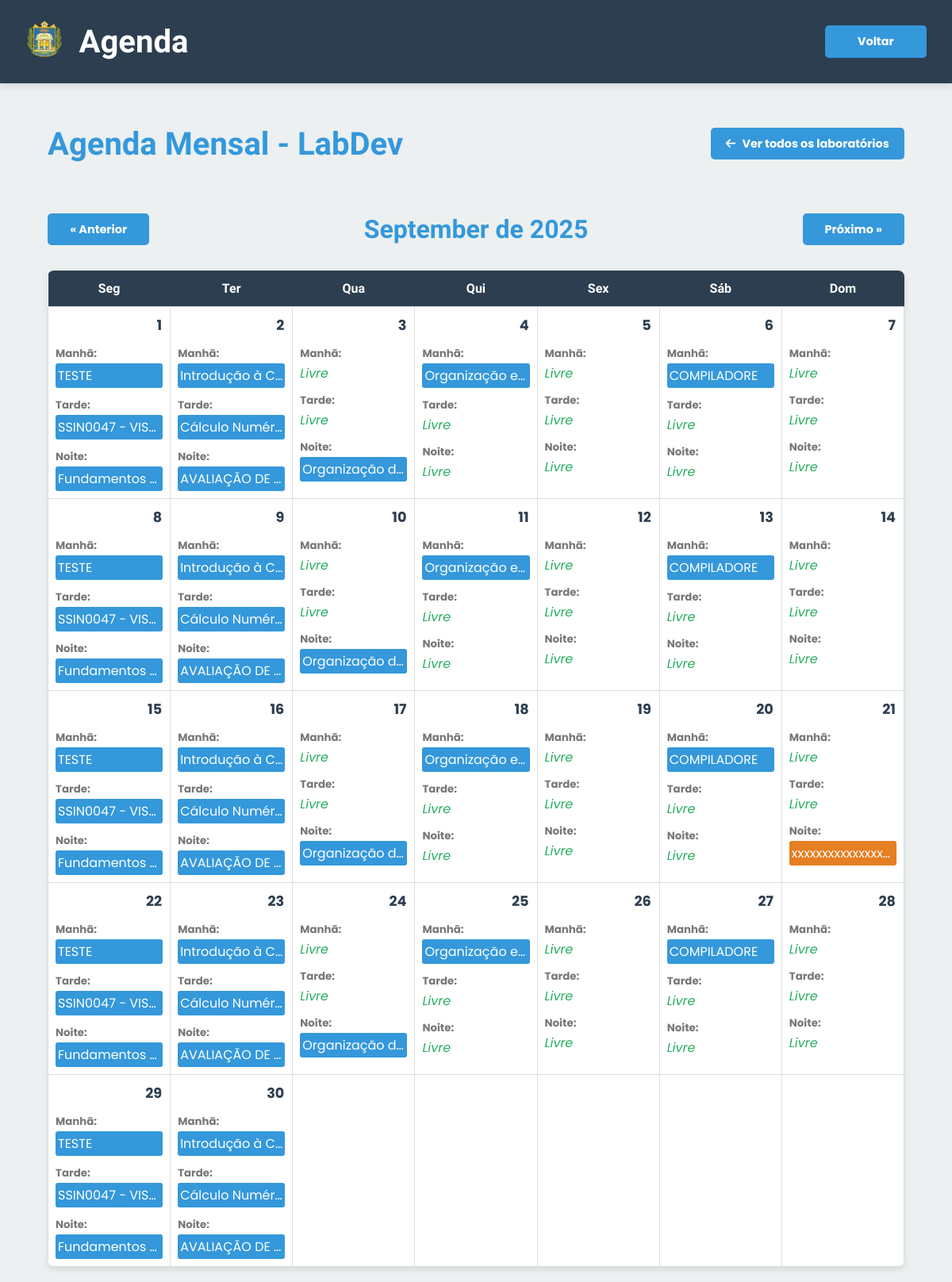
The page /agenda.php?lab_id=7 on the database its author committed.
### tables this page shows
CREATE TABLE `laboratorios` (
  `id` int(11) NOT NULL,
  `nome` varchar(100) NOT NULL,
  `capacidade` int(11) DEFAULT NULL,
  `numero` varchar(255) NOT NULL,
  `projetor` tinyint(1) NOT NULL DEFAULT 0,
  `localizacao` varchar(255) DEFAULT NULL,
  `foto_url` varchar(255) DEFAULT NULL
);

CREATE TABLE `aulas` (
  `id` int(11) NOT NULL,
  `disciplina` varchar(100) NOT NULL,
  `professor_id` int(11) DEFAULT NULL,
  `laboratorio_id` int(11) DEFAULT NULL,
  `turno` varchar(50) NOT NULL,
  `dia_semana` varchar(50) NOT NULL,
  `semestre` varchar(10) DEFAULT NULL,
  `data_inicio` date DEFAULT NULL,
  `data_fim` date DEFAULT NULL,
  `status` enum('ativa','arquivada') NOT NULL DEFAULT 'ativa'
);

CREATE TABLE `agendamentos` (
  `id` int(11) NOT NULL,
  `nome` varchar(100) NOT NULL,
  `matricula` varchar(50) NOT NULL,
  `email` varchar(100) NOT NULL,
  `telefone` varchar(20) DEFAULT NULL,
  `laboratorio_id` int(11) NOT NULL,
  `dia` date NOT NULL,
  `turno` enum('manhã','tarde','noite') NOT NULL,
  `motivo` text DEFAULT NULL,
  `status` enum('pendente','aprovado','rejeitado') DEFAULT 'pendente',
  `criado_em` timestamp NOT NULL DEFAULT current_timestamp()
);

### agenda.php (the view, shortened to what this page needs)
<?php
require_once "db.php";
$lab_id = isset($_GET['lab_id']) ? intval($_GET['lab_id']) : null;
$lab_selecionado = null;
$mes = isset($_GET['mes']) ? intval($_GET['mes']) : date('m');
$ano = isset($_GET['ano']) ? intval($_GET['ano']) : date('Y');
$eventos_mes = [];
if ($lab_id) {
    $stmt = $conexao->prepare("SELECT * FROM laboratorios WHERE id = ?");
    $stmt->execute([$lab_id]);
    $lab_selecionado = $stmt->fetch(PDO::FETCH_ASSOC);
    $primeiro_dia_mes = new DateTime("$ano-$mes-01");
    $ultimo_dia_mes = new DateTime($primeiro_dia_mes->format('Y-m-t'));
    $sql_agendamentos = "SELECT dia, turno, motivo FROM agendamentos WHERE laboratorio_id = ? AND status = 'aprovado' AND dia BETWEEN ? AND ?";
    $stmt_agendamentos = $conexao->prepare($sql_agendamentos);
    $stmt_agendamentos->execute([$lab_id, $primeiro_dia_mes->format('Y-m-d'), $ultimo_dia_mes->format('Y-m-d')]);
    $agendamentos = $stmt_agendamentos->fetchAll(PDO::FETCH_ASSOC);
    foreach ($agendamentos as $ag) {
        $dia = (new DateTime($ag['dia']))->format('j');
        $eventos_mes[$dia][$ag['turno']] = "<span class='evento agendamento'>" . htmlspecialchars($ag['motivo']) . "</span>";
    }
    $dias_semana_map = ['segunda' => 1, 'terça' => 2, 'quarta' => 3, 'quinta' => 4, 'sexta' => 5, 'sábado' => 6, 'domingo' => 7];
    $sql_aulas = "SELECT dia_semana, turno, disciplina FROM aulas WHERE laboratorio_id = ? AND status = 'ativa'";
    $stmt_aulas = $conexao->prepare($sql_aulas);
    $stmt_aulas->execute([$lab_id]);
    $aulas = $stmt_aulas->fetchAll(PDO::FETCH_ASSOC);
    $dia_corrente = clone $primeiro_dia_mes;
    while ($dia_corrente <= $ultimo_dia_mes) {
        $dia_semana_num = $dia_corrente->format('N');
        $dia_do_mes = $dia_corrente->format('j');
        foreach ($aulas as $aula) {
            if ($dias_semana_map[$aula['dia_semana']] == $dia_semana_num) {
                if (!isset($eventos_mes[$dia_do_mes][$aula['turno']])) {
                    $eventos_mes[$dia_do_mes][$aula['turno']] = "<span class='evento aula'>" . htmlspecialchars($aula['disciplina']) . "</span>";
                }
            }
        }
        $dia_corrente->modify('+1 day');
    }
}
$labs = $conexao->query("SELECT * FROM laboratorios ORDER BY numero")->fetchAll(PDO::FETCH_ASSOC);
function gerar_calendario($mes, $ano, $eventos, $lab_id) {
    $primeiro_dia = new DateTime("$ano-$mes-01");
    $dias_no_mes = (int)$primeiro_dia->format('t');
    $dia_semana_inicio = (int)$primeiro_dia->format('N');
    $nome_mes = utf8_encode(strftime('%B', $primeiro_dia->getTimestamp()));
    $mes_anterior = $mes == 1 ? 12 : $mes - 1;
    $ano_anterior = $mes == 1 ? $ano - 1 : $ano;
    $mes_seguinte = $mes == 12 ? 1 : $mes + 1;
    $ano_seguinte = $mes == 12 ? $ano + 1 : $ano;
    $html = "<div class='calendario-header'>";
    $html .= "<a href='?lab_id=$lab_id&mes=$mes_anterior&ano=$ano_anterior' class='btn'>&laquo; Anterior</a>";
    $html .= "<h2>" . ucfirst($nome_mes) . " de $ano</h2>";
    $html .= "<a href='?lab_id=$lab_id&mes=$mes_seguinte&ano=$ano_seguinte' class='btn'>Próximo &raquo;</a>";
    $html .= "</div>";
    $html .= "<table class='calendario-table'>";
    $html .= "<tr><th>Seg</th><th>Ter</th><th>Qua</th><th>Qui</th><th>Sex</th><th>Sáb</th><th>Dom</th></tr>";
    $html .= "<tr>";
    $html .= str_repeat('<td></td>', $dia_semana_inicio - 1);
    for ($dia = 1; $dia <= $dias_no_mes; $dia++) {
        $dia_semana_atual = ($dia_semana_inicio + $dia - 2) % 7 + 1;
        $html .= "<td class='dia'>";
        $html .= "<div class='dia-numero'>$dia</div>";
        $html .= "<div class='eventos'>";
        $html .= "<div class='turno manhã'>";
        $html .= "<small>Manhã:</small> ";
        $html .= $eventos[$dia]['manhã'] ?? '<span class="livre">Livre</span>';
        $html .= "</div>";
        $html .= "<div class='turno tarde'>";
        $html .= "<small>Tarde:</small> ";
        $html .= $eventos[$dia]['tarde'] ?? '<span class="livre">Livre</span>';
        $html .= "</div>";
        $html .= "<div class='turno noite'>";
        $html .= "<small>Noite:</small> ";
        $html .= $eventos[$dia]['noite'] ?? '<span class="livre">Livre</span>';
        $html .= "</div>";
        $html .= "</div></td>";
        if ($dia_semana_atual == 7 && $dia < $dias_no_mes) {
            $html .= "</tr><tr>";
        }
    }
    if ($dia_semana_atual != 7) {
        $html .= str_repeat('<td></td>', 7 - $dia_semana_atual);
    }
    $html .= "</tr></table>";
    return $html;
}
?>
<!DOCTYPE html>
<html lang="pt-br">
<head>
  <link rel="stylesheet" href="css/style.css?v=1.1">
  <link rel="stylesheet" href="https://cdnjs.cloudflare.com/ajax/libs/font-awesome/6.4.0/css/all.min.css">
</head>
<body>
  <div class="header">
    <div style="display: flex; align-items: center; gap: 20px;">
        <a href="index.php"><img src="img/logo.png" alt="Logo" style="height: 50px;"></a>
        <h1 style="margin: 0;">Agenda</h1>
    </div>
    <a href="index.php" class="btn">Voltar</a>
  </div>
  <div class="container">
    <?php if (!$lab_selecionado): ?>
      <div style="text-align: center; margin-bottom: 2rem;">
        <h2>Consulte a Agenda dos Laboratórios</h2>
        <p>A agenda do Laboratório tem a função de informar a disponibilidade do Laboratório durante o semestre. É muito importante que verifique a agenda no dia e horários que deseja antes de solicitar a sua reserva.
Após verificar a disponibilidade clique no Agendamento para realizar a sua reserva.</p>
        <p><em>Aqui você pode visualizar a ocupação de cada laboratório. Clique em um laboratório para ver sua agenda mensal detalhada.</em></p>
      </div>
      <div class="dashboard-cards">
        <?php foreach ($labs as $lab): ?>
          <a href="agenda.php?lab_id=<?= $lab['id'] ?>" class="card card-livre">
            <h3><i class="fas fa-desktop"></i> <?= htmlspecialchars($lab['nome']) ?> (<?= $lab['numero'] ?>)</h3>
          </a>
        <?php endforeach; ?>
      </div>
    <?php else: ?>
      <div style="display: flex; justify-content: space-between; align-items: center; flex-wrap: wrap; margin-bottom: 2rem;">
        <h2>Agenda Mensal - <?= htmlspecialchars($lab_selecionado['nome']) ?></h2>
        <a href="agenda.php" class="btn"><i class="fas fa-arrow-left"></i> Ver todos os laboratórios</a>
      </div>
      <div id="calendario">
        <?= gerar_calendario($mes, $ano, $eventos_mes, $lab_id) ?>
      </div>
    <?php endif; ?>
  </div>
</body>
</html>

### css/style.css (style rules this page uses)
:root { --primary: #3498db; --secondary: #2ecc71; --danger: #e74c3c; --light: #ecf0f1; --dark: #2c3e50; --white: #ffffff; --shadow: 0 4px 8px rgba(0, 0, 0, 0.1); }
body { font-family: 'Poppins', sans-serif; margin: 0; background-color: var(--light); color: var(--dark); }
.container { width: 90%; max-width: 1200px; margin: 0 auto; padding: 20px 0; }
h2 { text-align: center; margin-bottom: 2rem; font-size: 2.5rem; color: var(--primary); font-family: 'Oswald', sans-serif; }
a { text-decoration: none; color: inherit; }
.header { display: flex; justify-content: space-between; align-items: center; padding: 1.5rem 2rem; background-color: var(--dark); color: var(--white); box-shadow: var(--shadow); }
.header h1 { font-size: 2.5rem; margin: 0; display: flex; align-items: center; gap: 1rem; font-family: 'Oswald', sans-serif; }
table { width: 100%; border-collapse: collapse; background-color: var(--white); box-shadow: var(--shadow); border-radius: 8px; overflow: hidden; min-width: 800px; }
th, td { padding: 1rem; text-align: left; border-bottom: 1px solid #ddd; }
th { background-color: #f2f2f2; font-weight: bold; color: var(--dark); }
tr:last-child td { border-bottom: none; }
.btn, button[type="submit"] { cursor: pointer; padding: 0.6rem 1.2rem; border: none; border-radius: 5px; font-size: 0.9rem; font-weight: bold; text-align: center; transition: background-color 0.3s, transform 0.2s, box-shadow 0.3s; display: inline-flex; align-items: center; justify-content: center; gap: 0.5rem; min-width: 90px; }
.btn { background-color: var(--primary); color: var(--white); }
.calendario-header { display: flex; justify-content: space-between; align-items: center; margin-bottom: 2rem; flex-wrap: wrap; gap: 1rem; }
.calendario-header h2 { margin: 0; font-size: 2rem; flex-grow: 1; text-align: center; }
.calendario-table { width: 100%; border-collapse: collapse; table-layout: fixed; }
.calendario-table th { text-align: center; padding: 0.8rem; background-color: var(--dark); color: var(--white); font-family: 'Oswald', sans-serif; }
.calendario-table td { border: 1px solid #ddd; height: 150px; vertical-align: top; padding: 0; }
.calendario-table td.dia { padding: 5px; }
.dia-numero { font-weight: bold; font-size: 1.1rem; text-align: right; padding: 5px; color: var(--dark); }
.eventos .turno { padding: 4px; margin-top: 4px; border-radius: 4px; }
.eventos .turno small { font-weight: bold; display: block; margin-bottom: 2px; color: #777; }
.evento { display: block; padding: 3px; border-radius: 3px; color: var(--white); overflow: hidden; text-overflow: ellipsis; white-space: nowrap; }
.evento.aula { background-color: #3498db; }
.evento.agendamento { background-color: #e67e22; }
.livre { color: #27ae60; font-style: italic; }

### rows shown on the page
laboratorios: nome "LabDev"
aulas: disciplina "TESTE"
aulas: disciplina "SSIN0047 - VIS…"
aulas: disciplina "Fundamentos…"
aulas: disciplina "Introdução à…"
aulas: disciplina "Cálculo Numér…"
aulas: disciplina "AVALIAÇÃO DE…"
aulas: disciplina "Organização d…"
aulas: disciplina "Organização e…"
aulas: disciplina "COMPILADORE"
agendamentos: motivo "xxxxxxxxxxxxxxx…"

### other values the page prints
$nome_mes "September"
$ano "2025"
$eventos[$dia]['manhã'] "Livre"
$eventos[$dia]['tarde'] "Livre"
$eventos[$dia]['noite'] "Livre"
